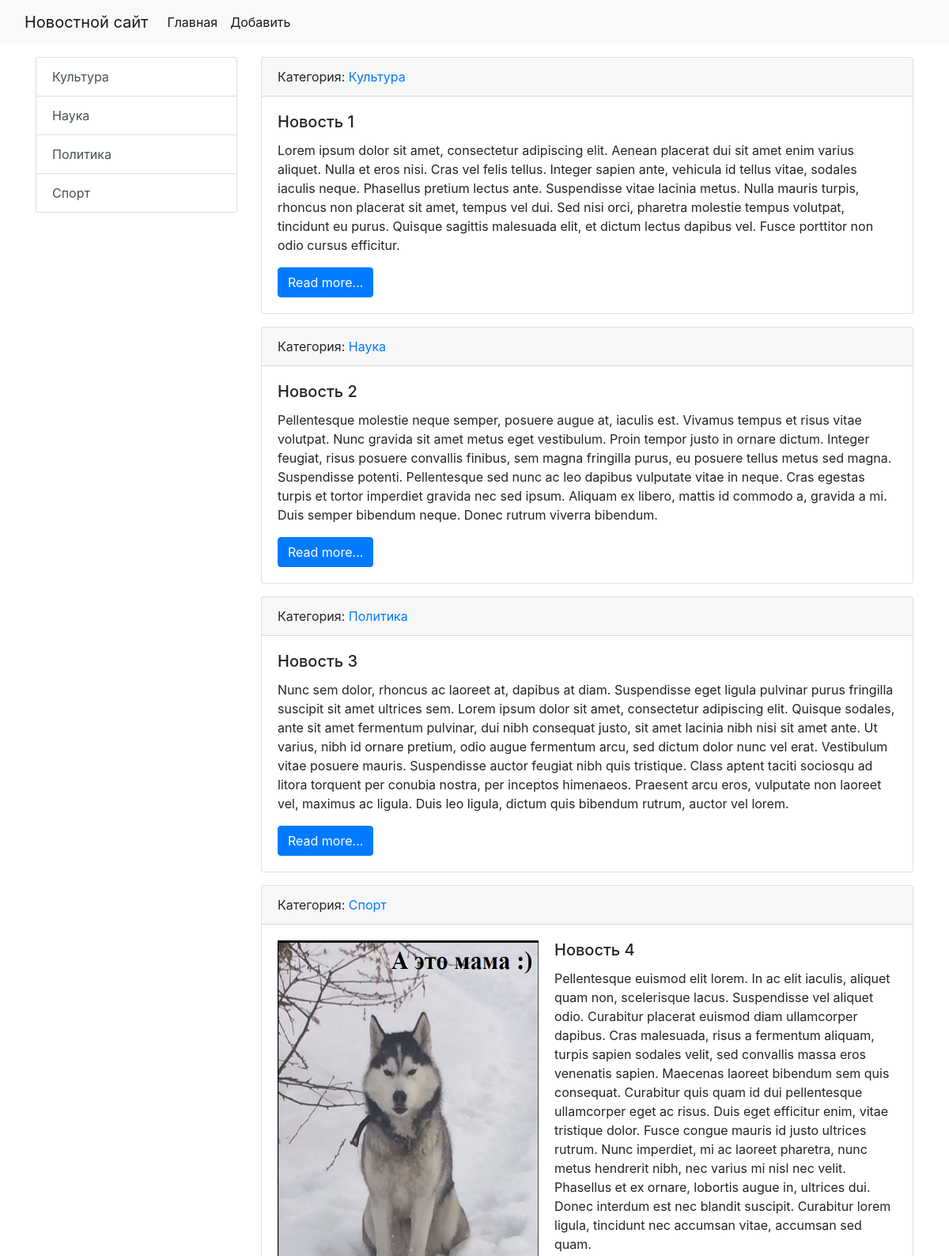
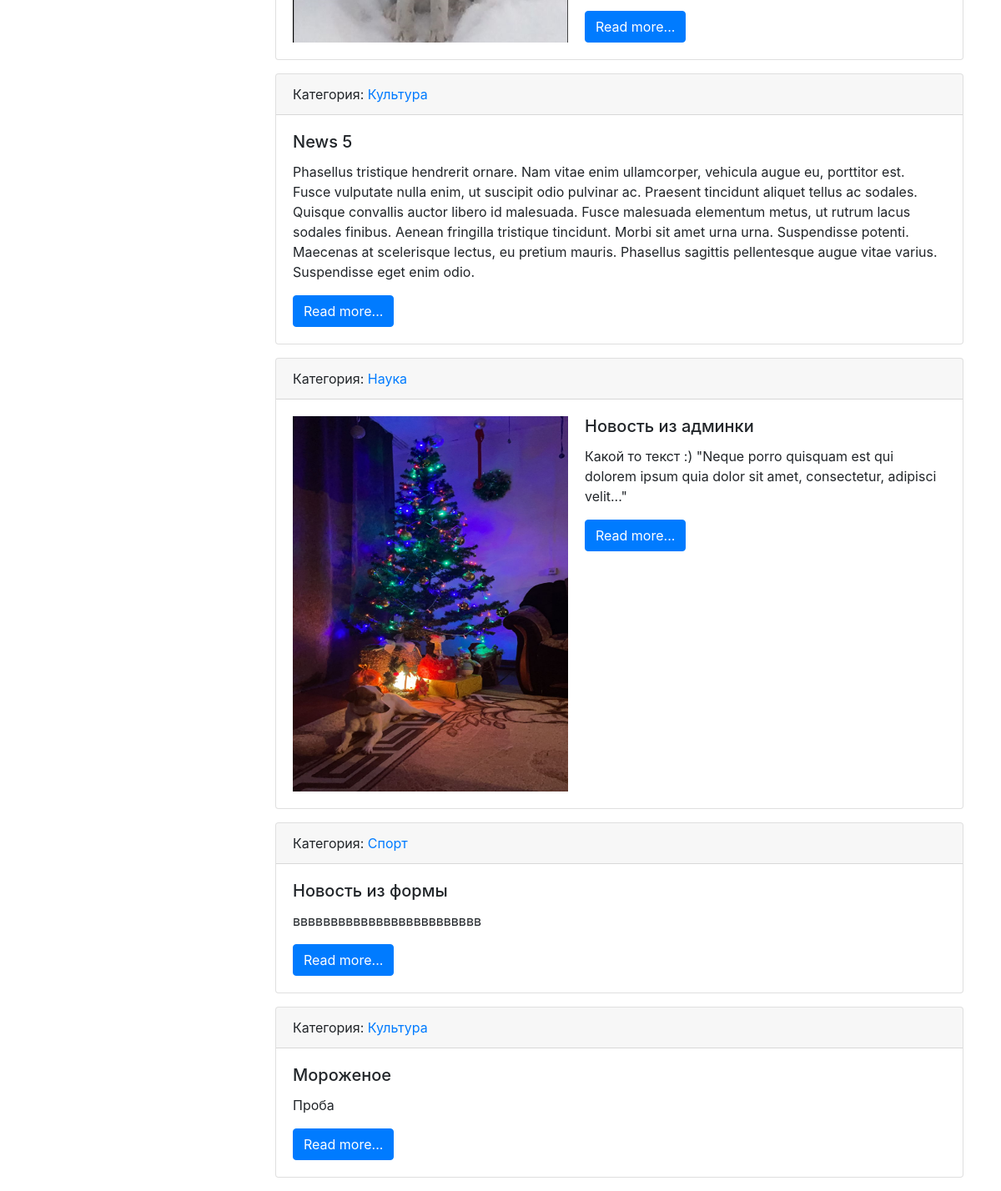
The page / on the database its author committed (2 pictures, top to bottom).
### news/models.py (models this page shows, shortened)
class Category(models.Model):
    title=models.CharField('Наименование категории',max_length=150,db_index=True)
    def get_absolute_url(self):
        return reverse('category',kwargs={'category_id':self.pk})
    def __str__(self):
        return self.title
    class Meta:
        verbose_name='Категория'
        verbose_name_plural = 'Категории'
        ordering=['title']

class news(models.Model):
    title=models.CharField('Наименование',max_length=150)
    content=models.TextField('Контент',blank=True)
    created_at=models.DateTimeField('Дата создания',auto_now_add=True)
    updated_at=models.DateTimeField('Дата обновления',auto_now=True)
    photo=models.ImageField('Изображение',upload_to='photos/%Y/%m/%d/',blank=True)
    is_published=models.BooleanField('Опубликовано',default=True)
    category=models.ForeignKey('Category',on_delete=models.PROTECT,null=True,verbose_name='Категория')
    def get_absolute_url(self):
        return reverse('view_news',kwargs={'news_id':self.pk})
    class Meta:
        verbose_name='Новость'
        verbose_name_plural = 'Новости'
        ordering=['created_at']

### news/views.py (the view)
# urls.py: path('',HomeView.as_view(),name='home'),
class HomeView(ListView):
    model = news
    template_name = 'news/home_news_list.html'
    context_object_name = 'news'

### news/templatetags/news_tags.py (called while the page is built)
@register.inclusion_tag('news/list_categories.html')
def show_categories():
    categories=Category.objects.all()
    return {'categories':categories}

### news/templates/news/home_news_list.html (shortened to what this page needs)
<!DOCTYPE html>
<html lang="en">
<!DOCTYPE html>
<html lang="en">
{% extends 'base.html' %}
{% block sidebar %}
    {% include 'inc/_sidebar.html' %}
{% endblock %}
{% block content %}
        {% for item in news %}
<div class="card mb-3">
  <div class="card-header">
      Категория: <a href="{{item.category.get_absolute_url}}">{{item.category}}</a>
  </div>
    <div class="card-body">
        <div class="media">
            <div class="media-body">
                {% if item.photo %}
                 <img src="{{item.photo.url}}" alt="" width="350" height="450" style="float:left;padding-right:20px">
                {% endif %}
                <h5 class="card-title">{{item.title}}</h5>
                <p class="card-text ">{{item.content}}</p>
                <a href="{{item.get_absolute_url}}" class="btn btn-primary">Read more...</a>
            </div>
        </div>
</div>
    </div>
        {% endfor %}
{% endblock %}

### news/templates/news/list_categories.html
<ul class="list-group">
      {% for item in categories %}
      <a href="{%  url 'category' item.pk %}" class="list-group-item list-group-item-action">{{item.title}}</a>
     {% endfor %}
</ul>

### rows shown on the page
Category: title "Культура"
Category: title "Наука"
Category: title "Политика"
Category: title "Спорт"
news: category "Культура", title "Новость 1", content "Lorem ipsum dolor sit amet, consectetur adipiscing elit. Aenean placerat dui sit amet enim varius aliquet. Nulla et eros nisi. Cras vel felis tellus. Integer sapien ante, vehicula id tellus vitae, sodales iaculis neque. Phasellus pretium lectus ante. Suspendisse vitae lacinia metus. Nulla mauris turpis, rhoncus non placerat sit amet, tempus vel dui. Sed nisi orci, pharetra molestie tempus volutpat, tincidunt eu purus. Quisque sagittis malesuada elit, et dictum lectus dapibus vel. Fusce porttitor non odio cursus efficitur."
news: category "Наука", title "Новость 2", content "Pellentesque molestie neque semper, posuere augue at, iaculis est. Vivamus tempus et risus vitae volutpat. Nunc gravida sit amet metus eget vestibulum. Proin tempor justo in ornare dictum. Integer feugiat, risus posuere convallis finibus, sem magna fringilla purus, eu posuere tellus metus sed magna. Suspendisse potenti. Pellentesque sed nunc ac leo dapibus vulputate vitae in neque. Cras egestas turpis et tortor imperdiet gravida nec sed ipsum. Aliquam ex libero, mattis id commodo a, gravida a mi. Duis semper bibendum neque. Donec rutrum viverra bibendum."
news: category "Политика", title "Новость 3", content "Nunc sem dolor, rhoncus ac laoreet at, dapibus at diam. Suspendisse eget ligula pulvinar purus fringilla suscipit sit amet ultrices sem. Lorem ipsum dolor sit amet, consectetur adipiscing elit. Quisque sodales, ante sit amet fermentum pulvinar, dui nibh consequat justo, sit amet lacinia nibh nisi sit amet ante. Ut varius, nibh id ornare pretium, odio augue fermentum arcu, sed dictum dolor nunc vel erat. Vestibulum vitae posuere mauris. Suspendisse auctor feugiat nibh quis tristique. Class aptent taciti sociosqu ad litora torquent per conubia nostra, per inceptos himenaeos. Praesent arcu eros, vulputate non laoreet vel, maximus ac ligula. Duis leo ligula, dictum quis bibendum rutrum, auctor…"
news: category "Спорт", photo (picture), title "Новость 4", content "Pellentesque euismod elit lorem. In ac elit iaculis, aliquet quam non, scelerisque lacus. Suspendisse vel aliquet odio. Curabitur placerat euismod diam ullamcorper dapibus. Cras malesuada, risus a fermentum aliquam, turpis sapien sodales velit, sed convallis massa eros venenatis sapien. Maecenas laoreet bibendum sem quis consequat. Curabitur quis quam id dui pellentesque ullamcorper eget ac risus. Duis eget efficitur enim, vitae tristique dolor. Fusce congue mauris id justo ultrices rutrum. Nunc imperdiet, mi ac laoreet pharetra, nunc metus hendrerit nibh, nec varius mi nisl nec velit. Phasellus et ex ornare, lobortis augue in, ultrices dui. Donec interdum est nec blandit suscipit.…"
news: category "Культура", title "News 5", content "Phasellus tristique hendrerit ornare. Nam vitae enim ullamcorper, vehicula augue eu, porttitor est. Fusce vulputate nulla enim, ut suscipit odio pulvinar ac. Praesent tincidunt aliquet tellus ac sodales. Quisque convallis auctor libero id malesuada. Fusce malesuada elementum metus, ut rutrum lacus sodales finibus. Aenean fringilla tristique tincidunt. Morbi sit amet urna urna. Suspendisse potenti. Maecenas at scelerisque lectus, eu pretium mauris. Phasellus sagittis pellentesque augue vitae varius. Suspendisse eget enim odio."
news: category "Наука", photo (picture), title "Новость из админки", content "Какой то текст :) \"Neque porro quisquam est qui dolorem ipsum quia dolor sit amet, consectetur, adipisci velit...\""
news: category "Спорт", title "Новость из формы", content "ввввввввввввввввввввввввв"
news: category "Культура", title "Мороженое", content "Проба"
